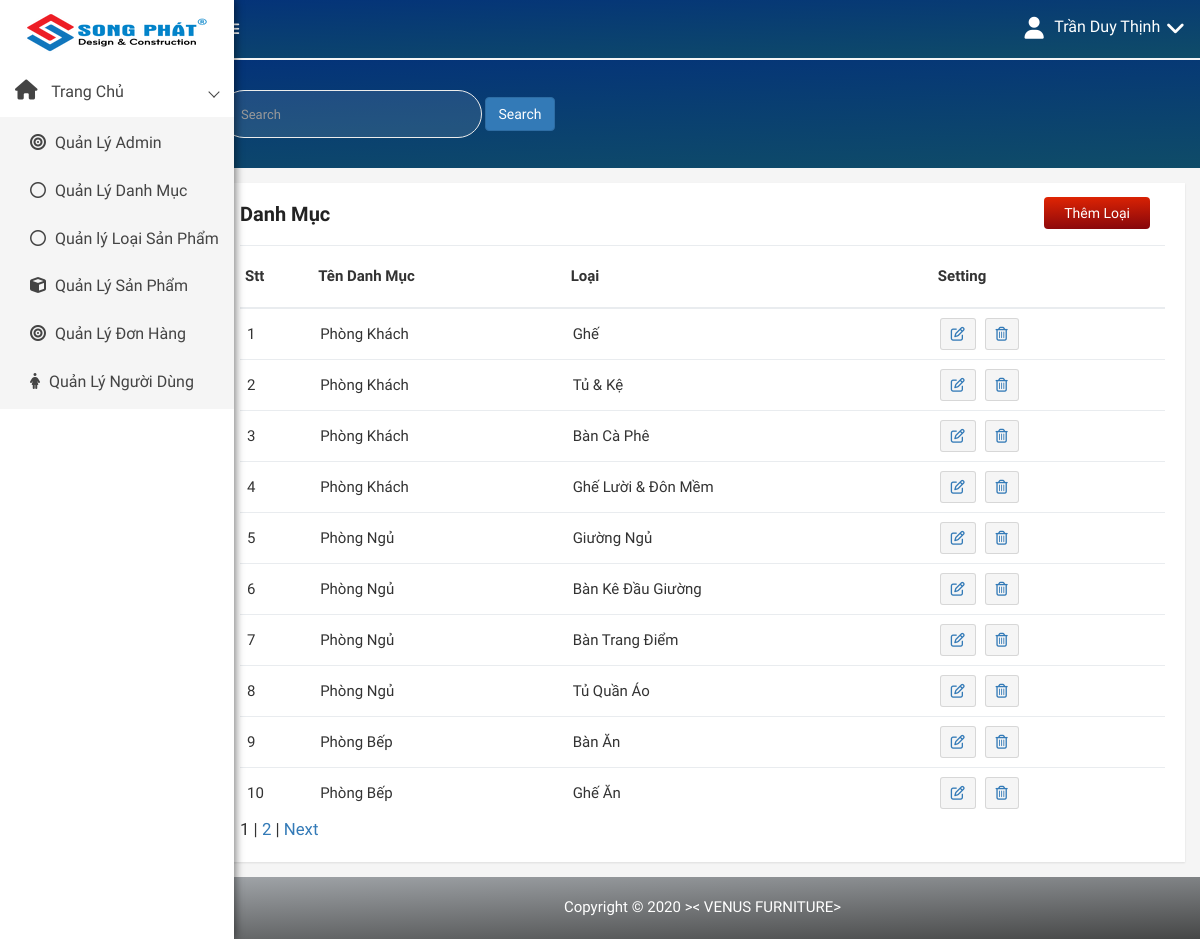
Screenshot of /admin/modules/type/index.php (signed in) with the database file from the repository.
### tables this page shows
CREATE TABLE `type` (
  `id` int(50) NOT NULL,
  `name` varchar(100) NOT NULL,
  `category` int(100) NOT NULL
);

CREATE TABLE `category` (
  `id` int(50) NOT NULL,
  `name` varchar(100) DEFAULT NULL,
  `slug` varchar(100) DEFAULT NULL,
  `images` varchar(100) DEFAULT NULL,
  `banner` varchar(100) DEFAULT NULL,
  `home` tinyint(100) DEFAULT 0,
  `status` tinyint(4) DEFAULT 0,
  `created_at` timestamp NOT NULL DEFAULT current_timestamp(),
  `updated` timestamp NOT NULL DEFAULT current_timestamp() ON UPDATE current_timestamp()
);

### libraries/Database.php (called while the page is built, shortened)
<?php
class DataProvider
{
	public static function ExecuteQuery($sql)
	{
		try{
			$connection = mysqli_connect("localhost","root","", "web_noi_that");
			mysqli_query($connection, "set names 'utf8'");
			$result = mysqli_query($connection, $sql);
			return $result;
		}catch(Exception $ex)
		{
			return null;
		}
    }
}
?>

### admin/modules/type/index.php (the view, shortened to what this page needs)
<?php require_once __DIR__ . "/../../layouts/header.php" ?>
<?php
$sotin1trang = 10;
if( isset($_GET["trang"]) ){
	$trang = $_GET["trang"];
	settype($trang, "int");
}else{
	$trang = 1;
}
?>
<div class="product-status mg-tb-15">
   <div class="container-fluid">
      <div class="row">
         <div class="col-lg-12 col-md-12 col-sm-12 col-xs-12" style="min-height:660px">
            <div class="product-status-wrap">
               <h4>Danh Mục</h4>
               <div class="add-product">
                  <a href="add.php">Thêm Loại</a>
               </div>
               <table>
                  <tr>
                     <th>Stt</th>
                     <th>Tên Danh Mục</th>
                     <th>Loại</th>
                     <th>Setting</th>
                  </tr>
                  <?php
                  try {
                     $from = ($trang -1 ) * $sotin1trang;
                     $sql = "SELECT id, name, category FROM `type` LIMIT $from, $sotin1trang";
                     $result = DataProvider::ExecuteQuery($sql);
                     $stt = 0;
                     while ($row = mysqli_fetch_array($result)) {
                        $sql1="SELECT name FROM `category` WHERE `id` = '{$row['category']}'";
                        $result1= DataProvider::ExecuteQuery($sql1);
                        $row1= mysqli_fetch_array($result1);
                        $stt++;
                        $chuoi = <<< EOD
                             <tr>
                             <td>$stt</td>
                             <td> {$row1['name']}</td>
                             <td> {$row['name']} </td>
                             <td>
                                 <a href="edit.php?id= {$row['id']} "> <button data-toggle="tooltip" title="Edit" class="pd-setting-ed"><i class="fa fa-pencil-square-o" aria-hidden="true"></i></button></a>
                                 <a href="delete.php?id= {$row['id']}" onclick="return confirm('Bạn có chắc muốn xóa loại sản phẩm này?')"> <button data-toggle="tooltip" title="Trash" class="pd-setting-ed"><i class="fa fa-trash-o" aria-hidden="true"> </i> </button> </a>
                             </td>
                         </tr>
                         EOD;
                        echo $chuoi;
                     }
                  } catch (Exception $ex) {
                     echo "Không thể mở CSDL";
                  }
                  ?>
               </table>
               <div id="phantrangtype">
             <?php
             $x = "SELECT id FROM `type`";
             $kq = DataProvider::ExecuteQuery($x);
             $tongsotin = mysqli_num_rows($kq);
             $sotrang = ceil($tongsotin / $sotin1trang);
               for ($i = 1; $i <= $sotrang; $i++){
               if ($i == $trang){
               echo '<span>'.$i.'</span> | ';
               }
               else{
               echo '<a href="index.php?trang='.$i.'">'.$i.'</a> | ';
               }
               }
               if ($trang < $sotrang && $sotrang > 1){
               echo '<a href="index.php?trang='.($trang+1).'">Next</a>  ';
               }
          ?>
</div>
            </div>
         </div>
      </div>
   </div>
</div>
<?php require_once __DIR__ . "/../../layouts/footer.php" ?>

### public/admin/css/main.css (style rules this page uses)
html { color: #222; font-size: 1em; line-height: 1.4; }

### admin/modules/type/index.php (style rules this page uses)
#phantrangtype { font-size:larger; }

### rows the page displays
type: category.name "Phòng Khách", name "Ghế"
type: category.name "Phòng Khách", name "Tủ & Kệ"
type: category.name "Phòng Khách", name "Bàn Cà Phê"
type: category.name "Phòng Khách", name "Ghế Lười & Đôn Mềm"
type: category.name "Phòng Ngủ", name "Giường Ngủ"
type: category.name "Phòng Ngủ", name "Bàn Kê Đầu Giường"
type: category.name "Phòng Ngủ", name "Bàn Trang Điểm"
type: category.name "Phòng Ngủ", name "Tủ Quần Áo"
type: category.name "Phòng Bếp", name "Bàn Ăn"
type: category.name "Phòng Bếp", name "Ghế Ăn"

### other values shown
$_SESSION['namead'] "Trần Duy Thịnh"
